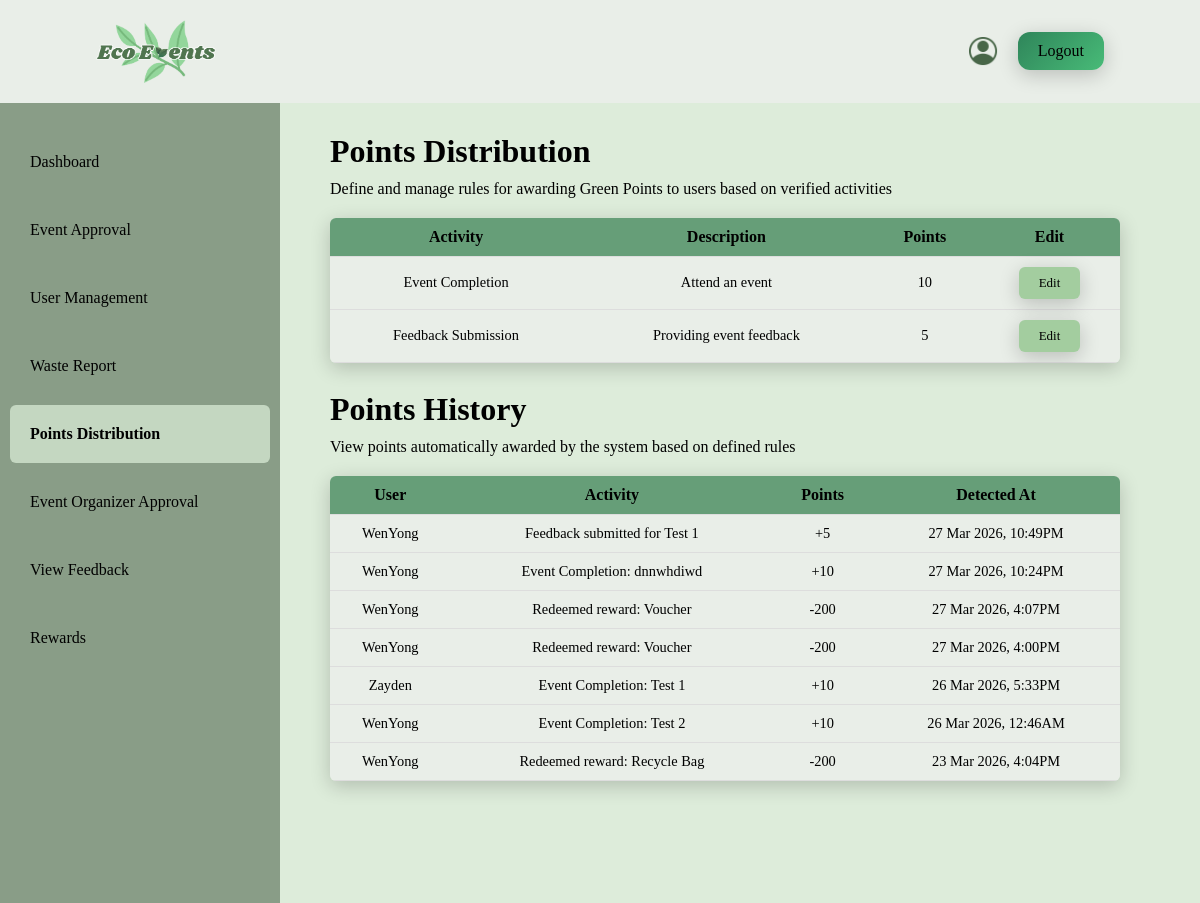
The app's page /Admin/PointsDistribution.php, older data.
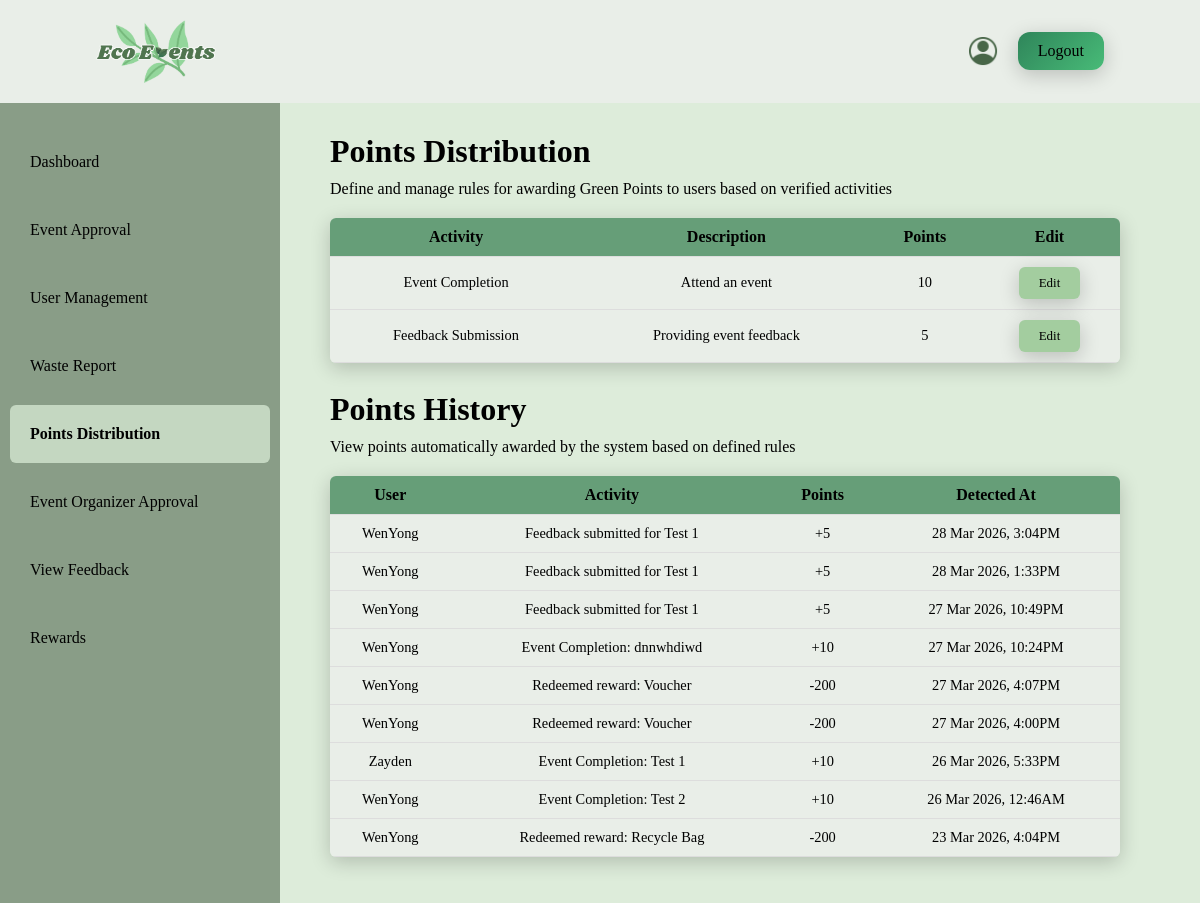
The same page, newer data.
### tables this page shows
CREATE TABLE `pointsdistribution` (
  `id` int(11) NOT NULL,
  `points_activity` varchar(255) NOT NULL,
  `points_description` varchar(255) NOT NULL,
  `points_points` int(11) NOT NULL
);

CREATE TABLE `pointshistory` (
  `pointsHistory_id` int(11) NOT NULL,
  `user_id` int(11) NOT NULL,
  `pointsHistory_activity` varchar(255) NOT NULL,
  `pointsHistory_points` int(11) NOT NULL,
  `pointsHistory_time` datetime NOT NULL
);

CREATE TABLE `user` (
  `user_id` int(11) NOT NULL,
  `user_fullname` varchar(255) NOT NULL,
  `user_email` varchar(255) NOT NULL,
  `user_username` varchar(255) NOT NULL,
  `user_phoneNumber` varchar(50) NOT NULL,
  `user_password` varchar(255) NOT NULL,
  `user_profilePicture` varchar(255) DEFAULT NULL,
  `user_role` varchar(20) NOT NULL,
  `user_point` int(11) NOT NULL,
  `user_organization` varchar(255) DEFAULT NULL,
  `user_reason` varchar(255) DEFAULT NULL,
  `user_document` varchar(255) DEFAULT NULL,
  `user_status` varchar(255) NOT NULL,
  `user_registerDate` datetime NOT NULL DEFAULT current_timestamp()
);

### Admin/PointsDistribution.php (the view, shortened to what this page needs)
<!DOCTYPE html>
<html lang="en">
<head>
    <link rel="stylesheet" href="reset.css">
</head>
<body>
    <div class = "topBar">
        <img class = "logo" src="logo.png" alt="Website Logo">
        <div class = "rightSide">
            <a href="Profile.php">
                <img class = "profile" src="profile.png" alt="Profile icon">
            </a>
            <a class = "logout" href="logout.php">Logout</a>
        </div>
    </div>
    <div class = "container">
        <aside class = "sideBar">
            <a href = "dashboard.php">Dashboard</a>
            <a href="eventApproval.php">Event Approval</a>
            <a href="userManagement.php">User Management</a>
            <a href="wasteReport.php">Waste Report</a>
            <a class = "points" href="PointsDistribution.php">Points Distribution</a>
            <a href="OrganizerApproval.php">Event Organizer Approval</a>
            <a href="ViewFeedback.php">View Feedback</a>
            <a href="redeemRewards.php">Rewards</a>
        </aside>
        <div class = "firstContent">
            <h1>Points Distribution</h1>
            <p>Define and manage rules for awarding Green Points to users based on verified activities</p>
            <table class = "pointsDistributionTable">
                <tr class = "header">
                    <th>Activity</th>
                    <th>Description</th>
                    <th>Points</th>
                    <th>Edit</th>
                </tr>
                <?php
                    include "conn.php";
                    $sql = "SELECT * FROM pointsdistribution";
                    $result = mysqli_query($dbConn, $sql);
                    while($row = mysqli_fetch_assoc($result)) {
                ?>
                <tr>
                    <form action="updatePoints.php" method = "POST">
                        <td>
                            <?php echo $row['points_activity']; ?>
                        </td>
                        <td>
                            <?php echo $row['points_description']; ?>
                        </td>
                        <td>
                            <span class="pointsText"><?php echo $row['points_points']; ?></span>
                        </td>
                        <td>
                            <button type="button" class="editButton">Edit</button>
                        </td>
                    </form>
                </tr>
                <?php
                    }
                ?>
            </table>
            <br>
            <div class = "secondContent">
            <h1>Points History</h1>
            <p>View points automatically awarded by the system based on defined rules</p>
            <table class = "pointsDistributionTable">
                <tr class = "header">
                    <th>User</th>
                    <th>Activity</th>
                    <th>Points</th>
                    <th>Detected At</th>
                </tr>
                <?php
                    $historySql = "SELECT u.user_fullname, ph.pointsHistory_activity, ph.pointsHistory_points, ph.pointsHistory_time
                                FROM pointshistory ph
                                JOIN user u ON ph.user_id = u.user_id
                                ORDER BY ph.pointsHistory_time DESC
                                ";
                    $historyResult = mysqli_query($dbConn, $historySql);
                    if ($historyResult && mysqli_num_rows($historyResult) > 0) {
                        while ($historyRow = mysqli_fetch_assoc($historyResult)) {
                ?>
                <tr>
                    <td><?php echo htmlspecialchars($historyRow['user_fullname']); ?></td>
                    <td><?php echo htmlspecialchars($historyRow['pointsHistory_activity']); ?></td>
                    <td>
                        <?php
                            $points = (int)$historyRow['pointsHistory_points'];
                            echo ($points > 0 ? "+" : "") . $points;
                        ?>
                    </td>
                    <td>
                        <?php echo date("d M Y, g:iA", strtotime($historyRow['pointsHistory_time'])); ?>
                    </td>
                </tr>
                <?php
                        }
                    } else {
                ?>
                <tr>
                    <td colspan="4">No points history found.</td>
                </tr>
                <?php
                    }
                ?>
            </table>
        </div>
        </div>
    </div>
</body>
</html>

Row changes from the older to the newer data that the page shows:
added pointshistory: user.user_fullname "WenYong", pointsHistory_activity "Feedback submitted for Test 1", pointsHistory_points "5", pointsHistory_time "28 Mar 2026, 3:04PM"
added pointshistory: user.user_fullname "WenYong", pointsHistory_activity "Feedback submitted for Test 1", pointsHistory_points "5", pointsHistory_time "28 Mar 2026, 1:33PM"
